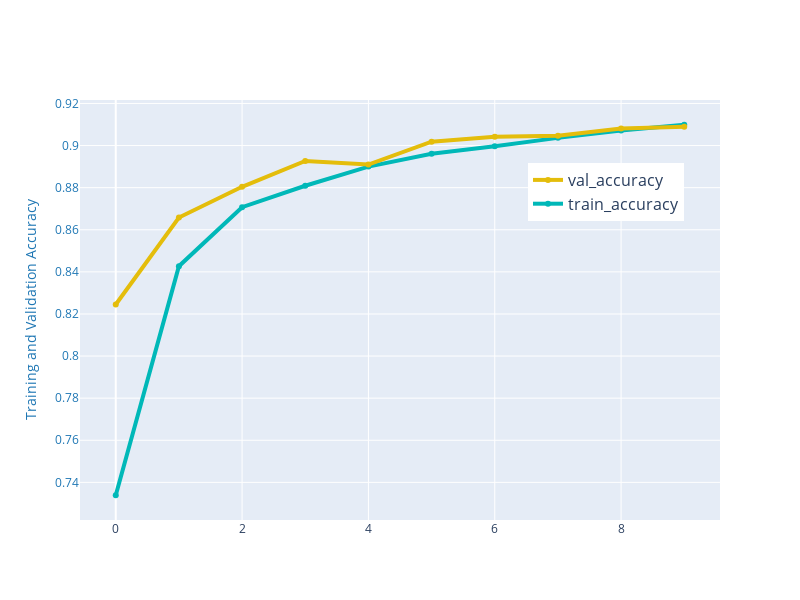

Notebook code cell kept with this figure:
### Markdown cell above
##Training and Validation Accuracy

### Code cell
import plotly.graph_objects as go
fig = go.Figure()
#fig.add_trace(go.Scatter(x=[x for x in range(len(r.history['loss']))], y=r.history['loss'] , mode='lines', name='VOLUME',line=dict(color='#00b8b8', width=2)))
fig.add_trace(go.Scatter(x=x3, y=y3, mode='lines+markers', name='train_accuracy', line=dict(color='#00b8b8', width=4)))
fig.add_trace(go.Scatter(x=x4, y=y4, mode='lines+markers', name='val_accuracy', line=dict(color='#e4bd0b', width=4)))
fig.update_layout(width=800,
        height=600,legend=dict(x=.70,y=0.85, traceorder='reversed', font_size=16), 
        yaxis=dict(
        title="Training and Validation Accuracy",
        titlefont=dict(
            color="#1f77b4"
        ),
        tickfont=dict(
            color="#1f77b4"
        )
    ),)
fig.show()

### Figure 1 — Plotly figure (JSON) as saved in the notebook; plotly's stock layout.template omitted (floating-point values rounded to 4 significant figures)
{"data": [{"name": "train_accuracy", "mode": "lines+markers", "y": [0.7339, 0.8427, 0.8707, 0.8809, 0.89, 0.8961, 0.8997, 0.9037, 0.9071, 0.9099], "x": [0, 1, 2, 3, 4, 5, 6, 7, 8, 9], "line": {"color": "#00b8b8", "width": 4}, "type": "scatter"}, {"name": "val_accuracy", "mode": "lines+markers", "y": [0.8245, 0.8658, 0.8804, 0.8927, 0.891, 0.9018, 0.9041, 0.9046, 0.9081, 0.909], "x": [0, 1, 2, 3, 4, 5, 6, 7, 8, 9], "line": {"color": "#e4bd0b", "width": 4}, "type": "scatter"}], "layout": {"width": 800, "yaxis": {"tickfont": {"color": "#1f77b4"}, "title": {"text": "Training and Validation Accuracy", "font": {"color": "#1f77b4"}}}, "legend": {"y": 0.85, "traceorder": "reversed", "font": {"size": 16}, "x": 0.7}, "height": 600}}
